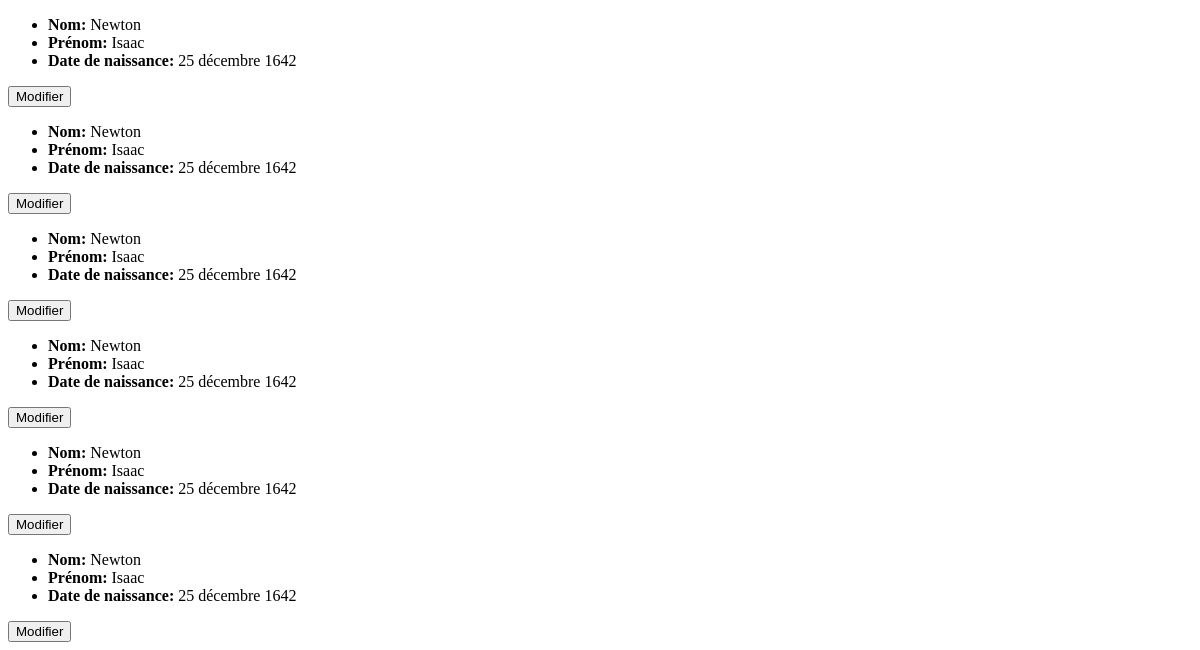
Page /firstapp/afficher_all/ (lower part) on the earlier database version.
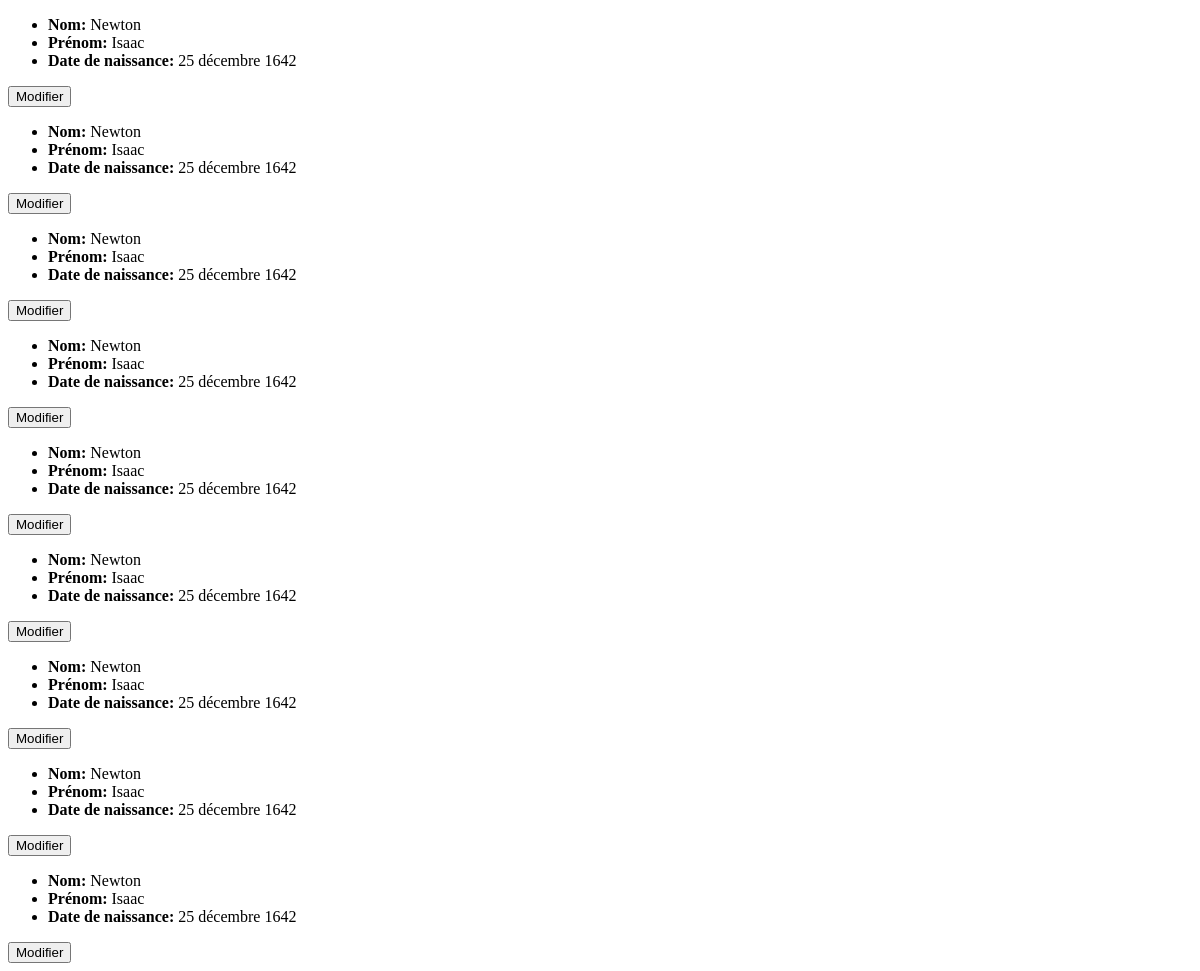
Same page on the later database version.
### firstapp/models.py (models this page shows, shortened)
class Personnalite(models.Model):
        nom = models.CharField(max_length=100)
        prenom = models.CharField(max_length = 100)
        date_naissance = models.DateField(blank=True, null = True)
        pays = models.CharField(blank=False)

### firstapp/views.py (the view)
# urls.py: path('afficher_all/', views.afficher_all, name='afficher_all'),
def afficher_all(request):
    liste_personnalites = Personnalite.objects.all()
    return render(request, "firstapp/afficher_all.html", {"liste": liste_personnalites})

### firstapp/templates/firstapp/afficher_all.html (shortened to what this page needs)
<!DOCTYPE html>
<html lang="fr">
<head>
    {% load static %}
</head>
<body>
    <main class="flex_conteneur_all">
        {% for personnalite in liste %}
            <div class="flex_item_all">
                <div class="traitement">
                    <ul>
                        <li><strong>Nom:</strong> {{ personnalite.nom }}</li>
                        <li><strong>Prénom:</strong> {{ personnalite.prenom }}</li>
                        <li><strong>Date de naissance:</strong> {{ personnalite.date_naissance }}</li>
                    </ul>
                    <a href="{% url 'update' personnalite.id %}"><button>Modifier</button></a>
            </div>
        {% empty %}
            <p>Aucune personnalités trouvée.</p>
        {% endfor %}
    </main>
</body>
</html>

Differences in the rows shown:
added Personnalite: nom "Newton", prenom "Isaac", date_naissance "25 décembre 1642"
added Personnalite: nom "Newton", prenom "Isaac", date_naissance "25 décembre 1642"
added Personnalite: nom "Newton", prenom "Isaac", date_naissance "25 décembre 1642"
